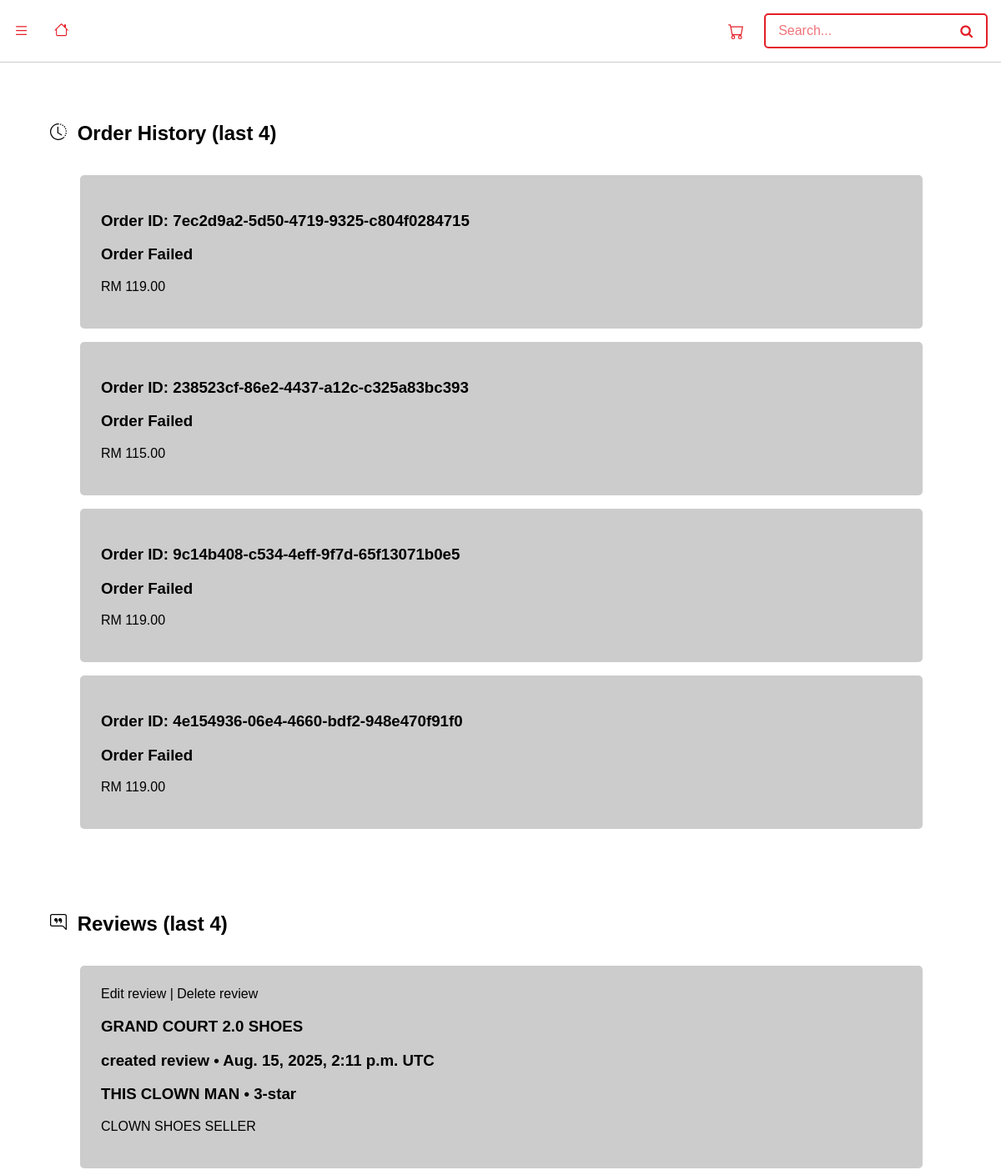
The page /profile/ (signed in, upper part) on the database as committed earlier.
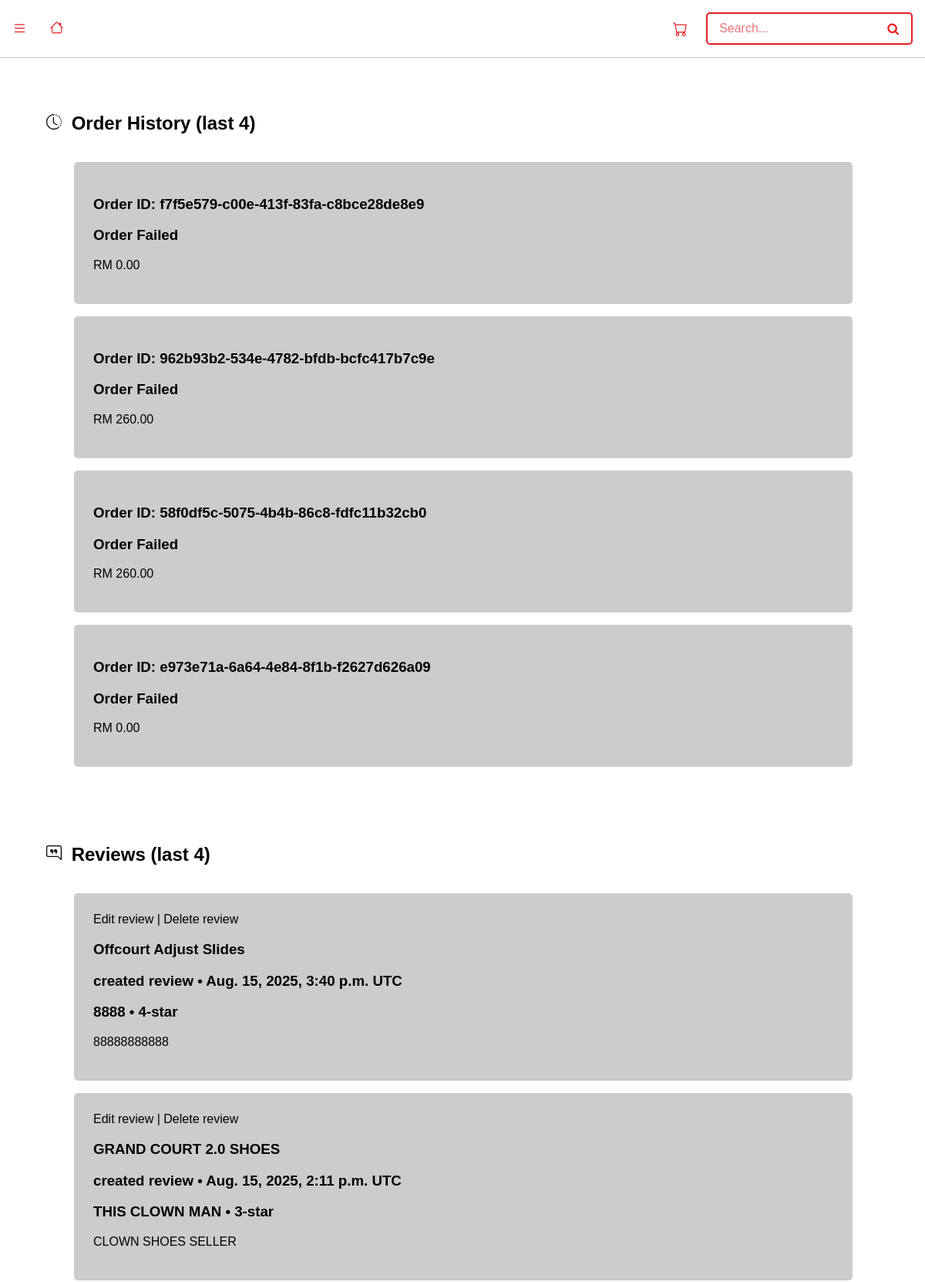
The same page on the database as committed later.
### base/models.py (models this page shows)
class Clothing(models.Model):
    product_id = models.UUIDField(primary_key=True, default=uuid.uuid4, editable=False)
    name = models.CharField(max_length=250)
    details = models.TextField(max_length=1000)
    description = models.TextField(max_length=1000)
    brand = models.CharField(max_length=100)
    category = models.CharField(max_length=100)
    gender = models.CharField(max_length=1)
    size = models.TextField(max_length=40)
    color = models.CharField(null=True, blank=True, max_length=50)
    price = models.DecimalField(decimal_places=2, max_digits=5)
    rating = models.DecimalField(decimal_places=1, max_digits=2)
    is_active = models.BooleanField(default=True)
    updated = models.DateTimeField(auto_now=True)
    created = models.DateTimeField(auto_now_add=True)

class Review(models.Model):
    review_id = models.UUIDField(primary_key=True, default=uuid.uuid4, editable=False)
    user_id = models.ForeignKey(User, on_delete=models.PROTECT)
    product_ID = models.ForeignKey(Clothing, on_delete=models.CASCADE)
    is_active = models.BooleanField(default=True)
    verified = models.BooleanField()
    title = models.CharField(null=False, max_length=50)
    description_review = models.TextField(null=False, max_length=1000)
    stars = models.IntegerField(null=False, validators=[MaxValueValidator(5), MinValueValidator(0)])
    updated = models.DateTimeField(auto_now=True)
    created = models.DateTimeField(auto_now_add=True)

### user_profile/views.py (the view)
# urls.py: path('', views.activity, name='activity'),
@login_required(login_url='login')
def activity(request):
    orders = []
    reviews = []
    user_id = request.user.id
    print(user_id)
    orders_recent = Order.objects.filter(user_id_id=user_id).order_by('-created')
    orders_recent = orders_recent[:4]
    reviews_recent = Review.objects.filter(user_id_id=user_id).order_by('-created', '-updated')
    reviews_recent = reviews_recent[:4]
    print(reviews_recent)
    for item in orders_recent:
        amount = item.amount
        paid = item.paid
        time = item.paid_time
        order_id = item.purchase_id
        orders.append([str(order_id), float(amount), paid, time])
    for review in reviews_recent:
        title = review.title
        desc = review.description_review
        stars = review.stars
        print(title + desc)
        created = review.created
        updated = review.updated
        product_id = review.product_ID_id
        product = Clothing.objects.get(product_id=product_id)
        threshold = timedelta(minutes=2)
        if (updated - created) > threshold:
            print('here')
            reviews.append([product, title, desc, stars, created, updated])
        else:
            print('here1')
            reviews.append([product, title, desc, stars, created, None])
    print(reviews)
    return render(request, 'profile/user_profile.html', context={'orders': orders,
                                                                 'reviews': reviews})

### templates/profile/user_profile.html (shortened to what this page needs)
<head>
</head>
{% extends 'base.html' %}
{% block content %}
    <div class="order-activity" style="margin-bottom: 10vh">
        <h2 style="margin-left: 5vw;"> Order History (last 4)</h2>
            {% if orders|length != 0 %}
                {% for order_id, amount, paid, time in orders %}
                    <div class="product-card" style="width: 80%; margin-left: 8vw;">
                        {% if paid == True %}
                            <a href="order/{{ order_id }}">
                                <div class="header">
                                    <h3>Order ID: {{ order_id }}</h3>
                                    <h3>Paid: {{ time|date:"l, d F Y H:i" }} UTC</h3>
                                </div>
                                <div class="details">
                                    <p>RM {{ amount|floatformat:2 }}</p>
                                </div>
                            </a>
                        {% else %}
                                <div class="header">
                                    <h3>Order ID: {{ order_id }}</h3>
                                    <h3>Order Failed</h3>
                                </div>
                                <div class="details">
                                    <p>RM {{ amount|floatformat:2 }}</p>
                                </div>
                        {% endif %}
                    </div>
                {% endfor %}
            {% else %}
                <div class="error-msg" style="margin-left: 8vw;">
                    <p>No orders placed.</p>
                    <a href="/" style="color: #E31E27">Home</a>
                </div>
            {% endif %}
    </div>
    <div class="order-activity" style="margin-bottom: 10vh">
        <h2 style="margin-left: 5vw;"> Reviews (last 4)</h2>
            {% if reviews|length != 0 %}
                {% for product, title, desc, stars, created, updated in reviews %}
                    <div class="product-card" style="width: 80%; margin-left: 8vw;">
                        <a href="order/{{ order_id }}">
                            <div class="header">
                                    <a href="/product/{{product.product_id}}/update_review">Edit review |   </a>
                                    <a href="/product/{{product.product_id}}/delete_review/">  Delete review</a>
                                <h3>{{ product.name }}</h3>
                                {% if updated == None %}
                                    <h3>created review • {{ created }} UTC</h3>
                                {% else %}
                                    <h3>updated review • {{ updated }} UTC</h3>
                                {% endif %}
                                <h3>{{ title }} • {{ stars }}-star</h3>
                                <p>{{ desc }}</p>
                            </div>
                        </a>
                    </div>
                {% endfor %}
            {% else %}
                <div class="error-msg" style="margin-left: 8vw;">
                    <p>No reviews.</p>
                    <a href="/" style="color: #E31E27">Home</a>
                </div>
            {% endif %}
    </div>
{% endblock %}

Rows that differ between the two databases and show on the page:
now on this page (row edited): Clothing: name "Offcourt Adjust Slides", created "Aug. 15, 2025, 3:40 p.m.", title "8888", stars "4", description_review "88888888888"
Other text that changed with them:
new list line: "Order ID: f7f5e579-c00e-413f-83fa-c8bce28de8e9 Order Failed RM 0.00"
new list line: "Order ID: 962b93b2-534e-4782-bfdb-bcfc417b7c9e Order Failed RM 260.00"
new list line: "Order ID: 58f0df5c-5075-4b4b-86c8-fdfc11b32cb0 Order Failed RM 260.00"
new list line: "Order ID: e973e71a-6a64-4e84-8f1b-f2627d626a09 Order Failed RM 0.00"
list line gone: "Order ID: 7ec2d9a2-5d50-4719-9325-c804f0284715 Order Failed RM 119.00"
list line gone: "Order ID: 238523cf-86e2-4437-a12c-c325a83bc393 Order Failed RM 115.00"
list line gone: "Order ID: 9c14b408-c534-4eff-9f7d-65f13071b0e5 Order Failed RM 119.00"
list line gone: "Order ID: 4e154936-06e4-4660-bdf2-948e470f91f0 Order Failed RM 119.00"
